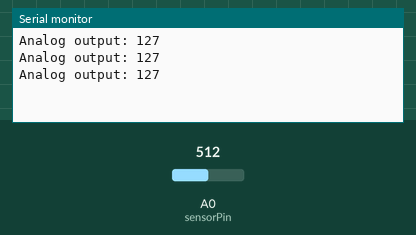
Bench run of a sketch on a simulated Arduino Uno, built with avr-gcc and run on an emulated ATmega328P. On the bench: the last lines printed to the serial monitor. Inputs (shaded band) come from the test bench; at power-on: A0 (sensorPin) = 512.

Above: at 1.3 s.
1.4 s: A0 (sensorPin) set to 716
At 1.9 s:
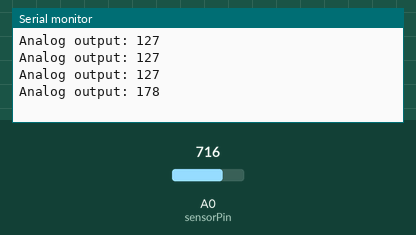
2.9 s: A0 (sensorPin) set to 900
At 3.4 s:
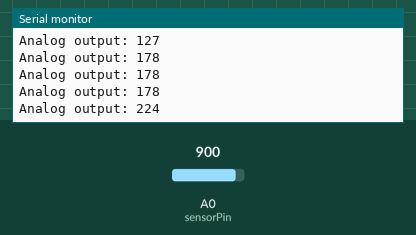
Timing chart, 0 to 5.9 s (numbered marks = the images above; inputs shaded):
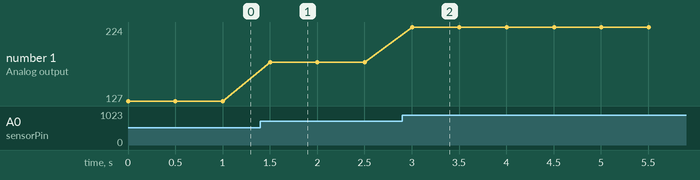

Measured:
- after the input at 1.4 s, the serial monitor: prints a new line after 0.10 s (image 1)
- after the input at 2.9 s, the serial monitor: prints a new line after 0.10 s (image 2)
- plotted number 1: 127 → 178 after the input at 1.4 s, 178 → 224 after the input at 2.9 s

The sketch:

rudimentary_code.ino
```cpp
#define sensorPin A0

void setup() {
  Serial.begin(9600);
  //pinMode(ledPin, OUTPUT);
  //digitalWrite(ledPin, LOW);
}

void loop() {
  Serial.print("Analog output: ");
  Serial.println(readSensor());
  delay(500);
}

//  This function returns the analog data to calling function
int readSensor() {
  unsigned int sensorValue = analogRead(sensorPin);  // Read the analog value from sensor
  unsigned int outputValue = map(sensorValue, 0, 1023, 0, 255); // map the 10-bit data to 8-bit data
  return outputValue;             //return the analog value we are getting from the sensor


  //if else statement for future reference
  //if (outputValue > 65)
  //  analogWrite(ledPin, outputValue);
  //else
  //  digitalWrite(ledPin, LOW);
}
```
